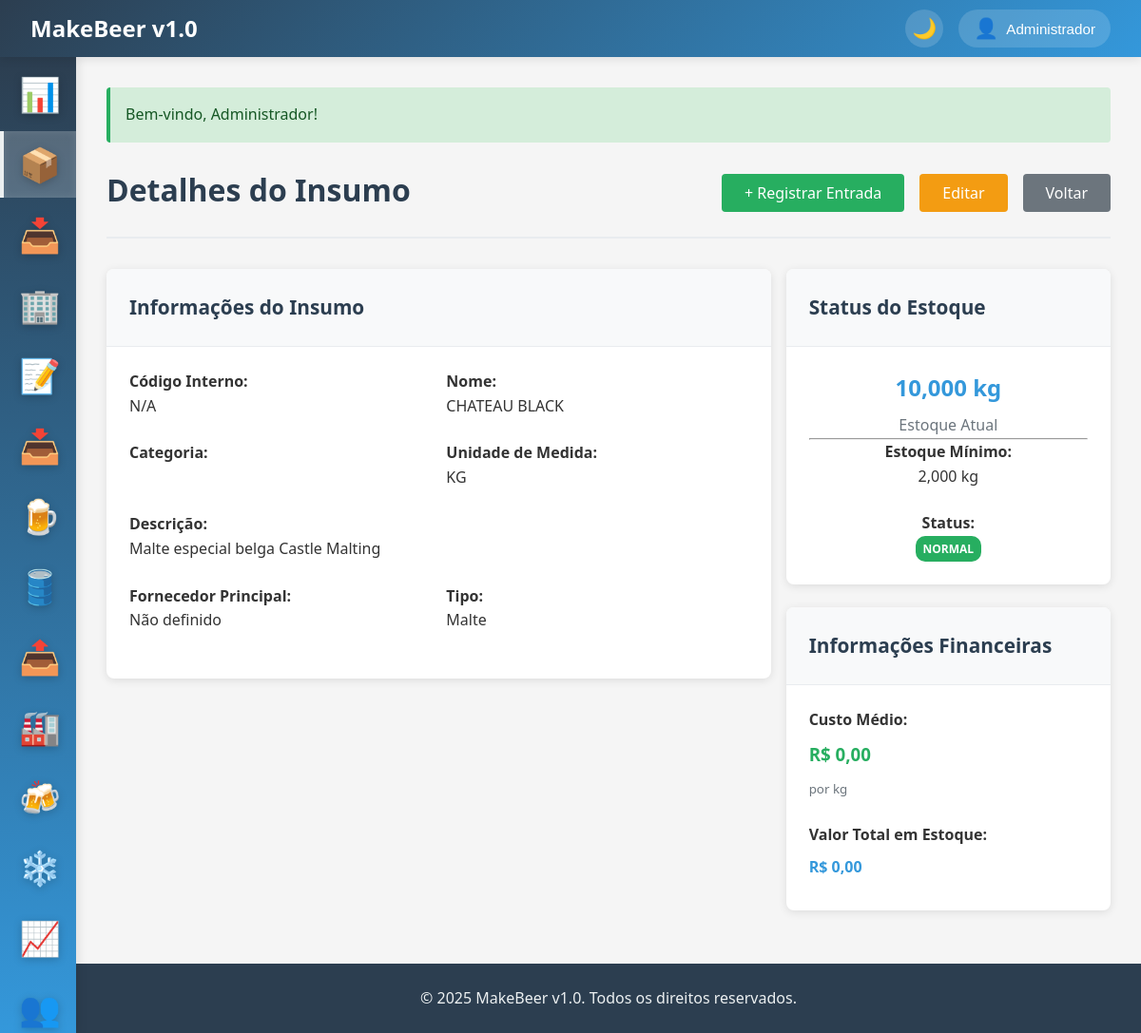
The app's page /insumos/viewInsumo?id=2 (signed in) with its own data.
### tables this page shows
CREATE TABLE IF NOT EXISTS insumos (
    id INT AUTO_INCREMENT PRIMARY KEY,
    nome VARCHAR(100) NOT NULL,
    descricao TEXT,
    categoria_id INT,
    tipo ENUM('malte', 'lupulo', 'levedura', 'adjunto', 'aditivo', 'embalagem', 'outros') NOT NULL,
    unidade_medida ENUM('kg', 'g', 'l', 'ml', 'un', 'm', 'cm') NOT NULL DEFAULT 'kg',
    estoque_atual DECIMAL(10,3) DEFAULT 0,
    estoque_minimo DECIMAL(10,3) DEFAULT 0,
    preco_medio DECIMAL(10,2) DEFAULT 0,
    fornecedor_principal_id INT,
    codigo_interno VARCHAR(50),
    ean VARCHAR(20),
    ativo BOOLEAN DEFAULT TRUE,
    observacoes TEXT,
    created_at TIMESTAMP DEFAULT CURRENT_TIMESTAMP,
    updated_at TIMESTAMP DEFAULT CURRENT_TIMESTAMP ON UPDATE CURRENT_TIMESTAMP,
    FOREIGN KEY (categoria_id) REFERENCES categorias_insumos(id),
    FOREIGN KEY (fornecedor_principal_id) REFERENCES fornecedores(id),
    INDEX idx_tipo (tipo),
    INDEX idx_estoque_minimo (estoque_minimo),
    INDEX idx_nome (nome)
);

### app/controllers/BaseController.php (called while the page is built, shortened)
<?php
class BaseController {
    protected function view($view, $data = []) {
        extract($data);
        $viewPath = __DIR__ . '/../views/' . $view . '.php';
        require_once $viewPath;
    }
    protected function getGet($key, $default = '') {
        return trim($_GET[$key]);
    }
}
?>

### app/controllers/InsumosController.php (called while the page is built, shortened)
<?php
require_once 'BaseController.php';
class InsumosController extends BaseController {
    private $model;
    public function __construct() {
        $this->model = new Insumo();
    }
    public function viewInsumo() {
        $id = $this->getGet('id');
        $insumo = $this->model->find($id);
        $insumoCompleto = $this->model->getWithDetails($id);
        $historico = $this->model->getHistoricoMovimentacoes($id);
        $this->view('insumos/view', [
            'insumo' => $insumoCompleto,
            'historico' => $historico
        ]);
    }
}
?>

### app/config/database.php (called while the page is built, shortened)
<?php
class Database {
    private static $instance = null;
    private $connection;
    private function __construct() {
        try {
            $dsn = "mysql:host=" . DB_HOST . ";dbname=" . DB_NAME . ";charset=" . DB_CHARSET;
            $options = [
                PDO::ATTR_ERRMODE => PDO::ERRMODE_EXCEPTION,
                PDO::ATTR_DEFAULT_FETCH_MODE => PDO::FETCH_ASSOC,
                PDO::ATTR_EMULATE_PREPARES => false,
            ];
            $this->connection = new PDO($dsn, DB_USER, DB_PASS, $options);
        } catch (PDOException $e) {
            die("Erro na conexão com o banco de dados: " . $e->getMessage());
        }
    }
    public static function getInstance() {
        if (self::$instance === null) {
            self::$instance = new self();
        }
        return self::$instance;
    }
    public function query($sql, $params = []) {
        try {
            $stmt = $this->connection->prepare($sql);
            $stmt->execute($params);
            return $stmt;
        } catch (PDOException $e) {
            error_log("Erro na query: " . $e->getMessage());
            throw $e;
        }
    }
    public function fetchOne($sql, $params = []) {
        $stmt = $this->query($sql, $params);
        return $stmt->fetch();
    }
}
?>

### app/models/BaseModel.php (called while the page is built, shortened)
<?php
abstract class BaseModel {
    protected $db;
    protected $table;
    protected $primaryKey = 'id';
    public function __construct() {
        $this->db = Database::getInstance();
    }
    public function find($id) {
        $sql = "SELECT * FROM {$this->table} WHERE {$this->primaryKey} = ?";
        return $this->db->fetchOne($sql, [$id]);
    }
}
?>

### app/models/Insumo.php (called while the page is built, shortened)
<?php
require_once 'BaseModel.php';
class Insumo extends BaseModel {
public function getWithDetails($id) {
    $db = Database::getInstance();
    $sql = "SELECT i.*,
                   c.nome as categoria_nome,
                   f.nome as fornecedor_nome,
                   COALESCE(i.estoque_atual, 0) as estoque_atual,
                   COALESCE(i.estoque_minimo, 0) as estoque_minimo,
                   COALESCE(i.preco_medio, 0) as preco_medio
            FROM insumos i
            LEFT JOIN categorias_insumos c ON i.categoria_id = c.id
            LEFT JOIN fornecedores f ON i.fornecedor_principal_id = f.id
            WHERE i.id = ? AND i.ativo = 1";
    return $db->fetchOne($sql, [$id]);
}
}
?>

### app/helpers/functions.php (called while the page is built, shortened)
<?php
function formatMoney($value) {
    return 'R$ ' . number_format(floatval($value), 2, ',', '.');
}
function formatQuantity($quantity, $unit = 'un') {
    $quantity = floatval($quantity);
    switch ($unit) {
        case 'kg':
        case 'l':
        case 'L':
            return number_format($quantity, 3, ',', '.') . ' ' . $unit;
    }
}
?>

### app/views/insumos/view.php (the view, shortened to what this page needs)
<?php
include 'app/views/layouts/header.php';
?>
<div class="page-header d-flex justify-content-between align-items-center">
    <h1 class="page-title">Detalhes do Insumo</h1>
    <div class="page-actions d-flex gap-2">
        <a href="/entradas/create?insumo_id=<?= $insumo['id'] ?>" class="btn btn-success">+ Registrar Entrada</a>
        <a href="/insumos/edit?id=<?= $insumo['id'] ?>" class="btn btn-warning">Editar</a>
        <a href="/insumos" class="btn btn-secondary">Voltar</a>
    </div>
</div>
<div class="row mb-4">
    <div class="col col-8">
        <div class="card">
            <div class="card-header">
                <h3 class="card-title">Informações do Insumo</h3>
            </div>
            <div class="card-body">
                <div class="row">
                    <div class="col col-6 mb-3">
                        <strong>Código Interno:</strong>
                        <p><?= $insumo['codigo_interno'] ?? 'N/A' ?></p>
                    </div>
                    <div class="col col-6 mb-3">
                        <strong>Nome:</strong>
                        <p><?= $insumo['nome'] ?></p>
                    </div>
                </div>
                <div class="row">
                    <div class="col col-6 mb-3">
                        <strong>Categoria:</strong>
                    </div>
                    <div class="col col-6 mb-3">
                        <strong>Unidade de Medida:</strong>
                        <p><?= strtoupper($insumo['unidade_medida']) ?></p>
                    </div>
                </div>
                <div class="row">
                    <div class="col col-12 mb-3">
                        <strong>Descrição:</strong>
                        <p><?= $insumo['descricao'] ?: 'Sem descrição' ?></p>
                    </div>
                </div>
                <div class="row">
                    <div class="col col-6 mb-3">
                        <strong>Fornecedor Principal:</strong>
                        <p>
                            <?php if (!empty($insumo['fornecedor_nome'])): ?>
                                <a href="/fornecedores/viewFornecedor?id=<?= $insumo['fornecedor_principal_id'] ?>"><?= $insumo['fornecedor_nome'] ?></a>
                            <?php else: ?>
                                Não definido
                            <?php endif; ?>
                        </p>
                    </div>
                    <div class="col col-6 mb-3">
                        <strong>Tipo:</strong>
                        <p><?= ucfirst($insumo['tipo'] ?? 'N/A') ?></p>
                    </div>
                </div>
            </div>
        </div>
    </div>
    <div class="col col-4">
        <div class="card mb-3">
            <div class="card-header">
                <h3 class="card-title">Status do Estoque</h3>
            </div>
            <div class="card-body text-center">
                <h2 style="color: #3498db; margin-bottom: 0.5rem;">
                    <?= formatQuantity($insumo['estoque_atual'], $insumo['unidade_medida']) ?>
                </h2>
                <p style="margin: 0; color: #6c757d;">Estoque Atual</p>
                <hr>
                <div class="mb-3">
                    <strong>Estoque Mínimo:</strong>
                    <p><?= formatQuantity($insumo['estoque_minimo'], $insumo['unidade_medida']) ?></p>
                </div>
                <?php
                $percentual = ($insumo['estoque_minimo'] > 0)
                    ? ($insumo['estoque_atual'] / $insumo['estoque_minimo']) * 100
                    : 100;
                if ($insumo['estoque_atual'] <= 0) {
                    $statusBadge = '<span class="badge badge-danger">Sem Estoque</span>';
                } elseif ($percentual < 50) {
                    $statusBadge = '<span class="badge badge-danger">Crítico</span>';
                } elseif ($percentual < 100) {
                    $statusBadge = '<span class="badge badge-warning">Baixo</span>';
                } else {
                    $statusBadge = '<span class="badge badge-success">Normal</span>';
                }
                ?>
                <div>
                    <strong>Status:</strong><br>
                    <?= $statusBadge ?>
                </div>
            </div>
        </div>
        <div class="card">
            <div class="card-header">
                <h3 class="card-title">Informações Financeiras</h3>
            </div>
            <div class="card-body">
                <div class="mb-3">
                    <strong>Custo Médio:</strong>
                    <h3 style="color: #27ae60; margin: 0.5rem 0;">
                        <?= formatMoney($insumo['preco_medio'] ?? 0) ?>
                    </h3>
                    <small style="color: #6c757d;">por <?= $insumo['unidade_medida'] ?></small>
                </div>
                <div>
                    <strong>Valor Total em Estoque:</strong>
                    <h4 style="color: #3498db; margin: 0.5rem 0;">
                        <?= formatMoney(($insumo['preco_medio'] ?? 0) * $insumo['estoque_atual']) ?>
                    </h4>
                </div>
            </div>
        </div>
    </div>
</div>
<?php include 'app/views/layouts/footer.php'; ?>

### public/css/style.css (style rules this page uses)
* { margin: 0; padding: 0; box-sizing: border-box; }
body { font-family: 'Segoe UI', Tahoma, Geneva, Verdana, sans-serif; background-color: #f5f5f5; color: #333; line-height: 1.6; overflow-x: hidden; }
.page-header { margin-bottom: 2rem; padding-bottom: 1rem; border-bottom: 2px solid #e9ecef; }
.page-title { font-size: 2rem; color: #2c3e50; margin-bottom: 0.5rem; }
.card { background: white; border-radius: 8px; box-shadow: 0 2px 10px rgba(0, 0, 0, 0.1); margin-bottom: 1.5rem; overflow: hidden; }
.card-header { padding: 1.5rem; background: #f8f9fa; border-bottom: 1px solid #e9ecef; }
.card-title { font-size: 1.3rem; color: #2c3e50; margin: 0; }
.card-body { padding: 1.5rem; }
.btn { display: inline-block; padding: 0.75rem 1.5rem; border: none; border-radius: 4px; font-size: 1rem; font-weight: 500; text-decoration: none; text-align: center; cursor: pointer; transition: all 0.3s ease; line-height: 1; }
.btn-secondary { background: #6c757d; color: white; }
.btn-success { background: #27ae60; color: white; }
.btn-warning { background: #f39c12; color: white; }
.badge { display: inline-block; padding: 0.25rem 0.5rem; font-size: 0.75rem; font-weight: 600; border-radius: 10px; text-transform: uppercase; }
.badge-success { background: #27ae60; color: white; }
.text-center { text-align: center; }
.mb-3 { margin-bottom: 1.5rem; }
.mb-4 { margin-bottom: 2rem; }
.d-flex { display: flex; }
.justify-content-between { justify-content: space-between; }
.align-items-center { align-items: center; }
.gap-2 { gap: 1rem; }
.row { display: flex; flex-wrap: wrap; margin: 0 -0.5rem; }
.col { flex: 1; padding: 0 0.5rem; }
.col-4 { flex: 0 0 33.333333%; max-width: 33.333333%; }
.col-6 { flex: 0 0 50%; max-width: 50%; }
.col-8 { flex: 0 0 66.666667%; max-width: 66.666667%; }
.col-12 { flex: 0 0 100%; max-width: 100%; }

### records on screen
insumos: codigo_interno "N/A", nome "CHATEAU BLACK", unidade_medida "KG", descricao "Malte especial belga Castle Malting", tipo "Malte", unidade_medida "kg"

### other values on screen
APP_NAME "MakeBeer v1.0"
$user['nome'] "Administrador"
$message "Bem-vindo, Administrador!"
formatQuantity($insumo['estoque_atual'], $insumo['unidade_medida']) "10,000 kg"
formatQuantity($insumo['estoque_minimo'], $insumo['unidade_medida']) "2,000 kg"
formatMoney($insumo['preco_medio'] ?? 0) "R$ 0,00"
formatMoney(($insumo['preco_medio'] ?? 0) * $insumo['estoque_atual']) "R$ 0,00"
